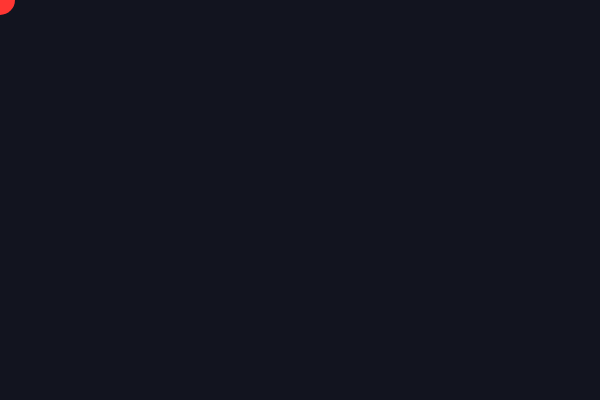
Frame 1 (no input)
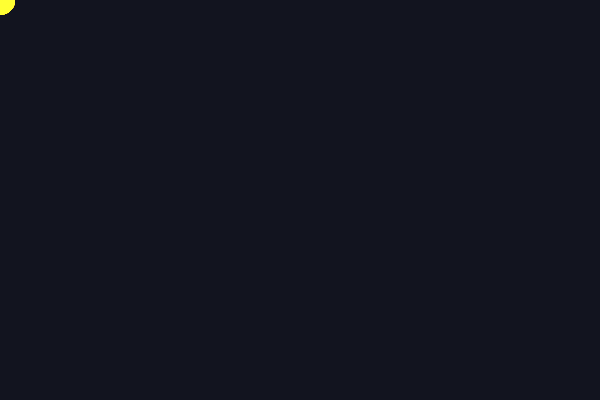
Frame 60 (no input)
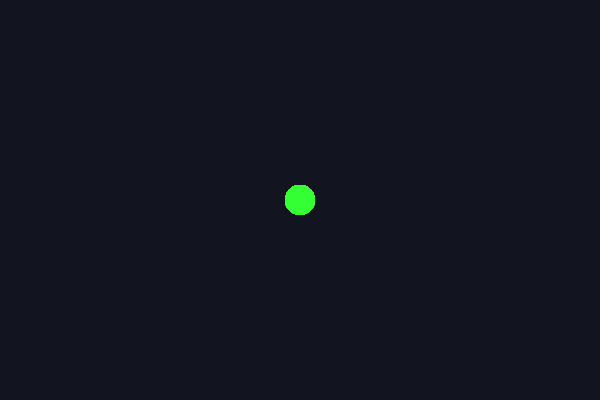
Frame 120 (the mouse pressed at the canvas centre since frame 60)

The p5.js sketch that drew these frames (run headless with seeded random() and noise() and a simulated clock; from frame 60 on, the mouse is pressed at the canvas centre):

// p5.js sketch
// ── sketch.js
function setup() {
  createCanvas(600, 400);
  colorMode(HSB, 360, 100, 100);
  background(230, 40, 12);
}

function draw() {
  if (
    mouseX >= 0 && mouseX < width &&
    mouseY >= 0 && mouseY < height
  ) {
    noStroke();
    fill(frameCount % 360, 80, 100);
    circle(mouseX, mouseY, 30);
  }
}

function mousePressed() {
  background(230, 40, 12);
}
